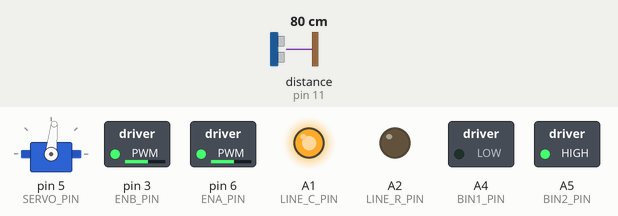
Recording of a sketch running on a simulated Arduino Uno, built with avr-gcc and run on an emulated ATmega328P. Shown: servo, switched loads named in the sketch (green lamp = pin HIGH), output pins drawn as LEDs (lit = HIGH). Dashed ring = blinking. Inputs (shaded band) come from the test bench; at power-on: distance to the obstacle (sensor on pin 11) 80 cm. The echo pulse lasts 58.3 µs per cm; random numbers use the default seed unless the sketch sets one.

Above: at 1.2 s.
1.3 s: distance to the obstacle (sensor on pin 11) set to 2 cm
At 1.82 s:
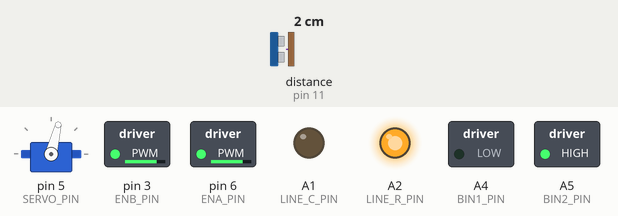
At 4.15 s:
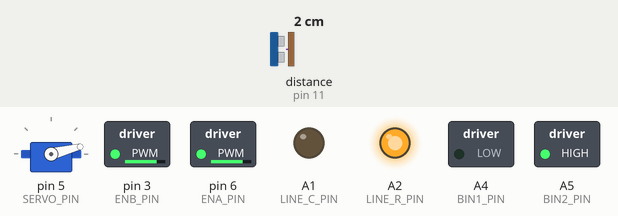
4.3 s: distance to the obstacle (sensor on pin 11) set to 120 cm
At 5.6 s:
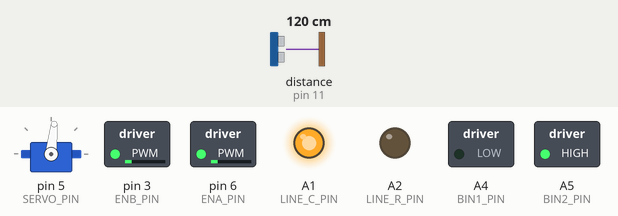
5.9 s: distance to the obstacle (sensor on pin 11) set to 4 cm
At 6.14 s:
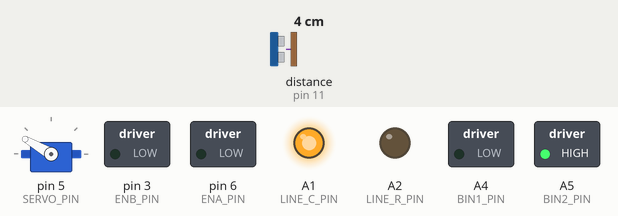
8.9 s: distance to the obstacle (sensor on pin 11) set to 9 cm
11.9 s: distance to the obstacle (sensor on pin 11) set to 18 cm
14.9 s: distance to the obstacle (sensor on pin 11) set to 60 cm
Timing chart, 0 to 18.9 s (numbered marks = the images above; inputs shaded):
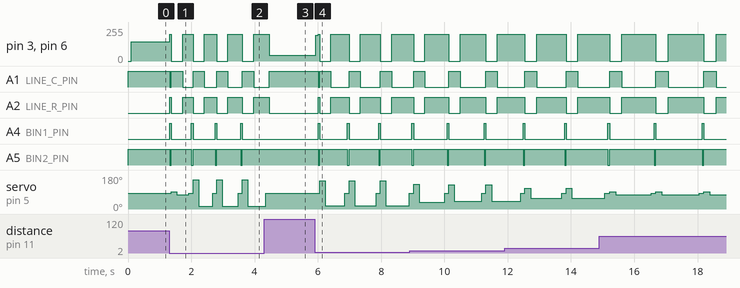

The sketch:

src.ino
```cpp
// (licence header left out)
//#include <IRremote.h>
#include <NewPing.h>
#include <Servo.h>

#include "Motor.h"

// Operation mode definitions
#define MODE_AUTO 0		// Autonomous driving mode
#define MODE_LINE 1		// Line following mode
#define MODE_REMOTE 2	// IR remote control mode

// Current mode of operation
int mode = MODE_AUTO;

// Macros for handling motor control
#define turnLeft(speed)		motorControl((speed), -(speed))
#define turnRight(speed)	motorControl(-(speed), (speed))
#define forward(speed)		motorControl((speed), (speed))
#define reverse(speed)		motorControl(-(speed), -(speed))
#define stop()				motorControl(0, 0)

// IR Remote control
const int IR_PIN = 0; // IR remote input pin

// Motor control pins
// Right
const int ENA_PIN = 6;	        // ENA
const int AIN1_PIN = A1;	// IN1
const int AIN2_PIN = A2;	// IN2

// Left
const int ENB_PIN = 3;	        // ENB
const int BIN1_PIN = A4;	// IN3
const int BIN2_PIN = A5;	// IN4

// Ultrasonic steering
const int SERVO_PIN = 5;	// Servo
const int TRIGGER_PIN = 12;	// Yellow -Arduino pin tied to trigger pin on ping sensor.
const int ECHO_PIN = 11;	// Orange - Arduino pin tied to echo pin on ping sensor.

// Line following
const int LINE_L_PIN = 0;	// Left - Red
const int LINE_C_PIN = 1;	// Center - White
const int LINE_R_PIN = 2;	// Right - Blue

// General configuration
const int MAX_SPEED = 200; // 0-255: Maximum wheel drive speed
const int MIN_SPEED = 100; // 0-255: Minimum wheel drive speed

// Autonomous mode configuration
const int BOT_WIDTH = 18;		// Width of the bot in centimeters
const int PING_SAMPLE_DELAY = 15;
const int PING_SAMPLE_COUNT = 5;

const int MAX_DISTANCE = 120;	// Maximum distance we want to ping for (in centimeters). Maximum sensor distance is rated at 400-500cm.
const int TURN_DISTANCE = PING_SAMPLE_DELAY * PING_SAMPLE_COUNT;	// How far away from an object (in centimeters) should we be before we start turning
const int FUZZ_DISTANCE = 30;	// How different (in microseconds) do the left and right ping times have to be to be considered different

const int SERVO_CENTER = 84;	// The servo angle that will be considered as center
const int MAX_SERVO_SWEEP = 70;	// The maximum angle the head will turn off the SERVO_CENTER

const int MAX_TURN_TIME = 800;	// Maximum time to turn for while avoiding obstacles
const int MIN_TURN_TIME = 200;	// Minimum time to turn for while avoiding obstacles

// Line mode configuration
boolean LINE_IS_LIGHT = false;	// false for dark lines/true for light lines
const int LINE_THRESHOLD = 511;	// The threshold for detecting a line
const int LINE_RAMP_TIME = 32;	// How quickly

// IR receiver init
//IRrecv ir(IR_PIN);
//decode_results ir_data;

// Ultrasonics init
Servo servo;        // servo objects
NewPing srf06(TRIGGER_PIN, ECHO_PIN, MAX_DISTANCE); // NewPing setup of pins and maximum distance.

// Motor init
Motor rmotor(ENA_PIN, AIN1_PIN, AIN2_PIN);
Motor lmotor(ENB_PIN, BIN2_PIN, BIN1_PIN);

void setup() {
	Serial.begin(9600);

	// Enable IR input
	//ir.enableIRIn();

	// Center the servo
	servo.attach(SERVO_PIN);
	servo.write(SERVO_CENTER); // set servo to center position
}

void loop() {
    switch(mode) {
        case MODE_AUTO: modeAutonomous(); break;
        case MODE_LINE: modeLineFollow(); break;
        case MODE_REMOTE: modeRemoteControl(); break;
        default:
			mode = MODE_AUTO;	// Invalid modes default to autonomous
			break;
    }

/*
    if(ir.decode(&ir_data)) {
        ir.resume();
    }
*/
}

// Autonomous mode variables
int turnRandom = 0;
unsigned long turnAttempts = 0;

void modeAutonomous() {
    int distance = sonarPing(PING_SAMPLE_COUNT);
    if(distance > 0) {
        int speed = map(distance, 0, MAX_DISTANCE, MIN_SPEED, MAX_SPEED);

        if(distance > TURN_DISTANCE * US_ROUNDTRIP_CM) {
            forward(speed);
        }
        else {
			// TODO: This should to be rewritten to be non-blocking
            reverse(MAX_SPEED);
            delay(50);
            stop();

            int theta = constrain((int)floor(180.0 * atan2((US_ROUNDTRIP_CM * BOT_WIDTH) >> 1, distance) / M_PI + 0.5), 0, MAX_SERVO_SWEEP);

            servo.write(SERVO_CENTER + theta);
            delay(100);
            int lDist = sonarPing(PING_SAMPLE_COUNT);

            servo.write(SERVO_CENTER - theta);
            delay(100);
            int rDist = sonarPing(PING_SAMPLE_COUNT);

            if(abs(lDist - rDist) < FUZZ_DISTANCE) {
                if(turnRandom == 0) {
                    turnRandom = ((random() & 1) << 1) - 1;
                }
                if(turnRandom < 0) {
                    turnLeft(MAX_SPEED);
                }
                else {
                    turnRight(MAX_SPEED);
                }
            }
            else if(lDist > rDist || lDist == 0) {
                turnLeft(MAX_SPEED);
            }
            else {
               turnRight(MAX_SPEED);
            }
            delay(map(turnAttempts, 0, 10, MIN_TURN_TIME, MAX_TURN_TIME));
            ++turnAttempts;

            servo.write(SERVO_CENTER);
        }
    }
    else {
        turnRandom = 0;
        turnAttempts = 0;
        forward(MAX_SPEED);
    }
}

// Line mode variables
int lineSpeed = 0;
int turnDirection = 0;
int lineLastState = 0;

void modeLineFollow() {
	int state = 0;

	// Determine current line state
	if(analogRead(LINE_L_PIN) > LINE_THRESHOLD) { state |= 0x1; }
	if(analogRead(LINE_C_PIN) > LINE_THRESHOLD) { state |= 0x2; }
	if(analogRead(LINE_R_PIN) > LINE_THRESHOLD) { state |= 0x4; }

	// Flip the state when looking for a light line on a dark background
	if(LINE_IS_LIGHT) {
		state = (~state) & 0x7;
	}

	// To tired to write proper description of what is going on here
	// MAGIC!
	switch(state) {
		case 0x0: {
				if(!turnDirection) {
					Serial.print(lineLastState);
					switch(lineLastState) {
						case 0x1:
						case 0x3:
							turnDirection = -1;
							turnLeft(MAX_SPEED);
							break;
						case 0x2:
							turnDirection = 2;
							reverse(MAX_SPEED);
							break;
						case 0x4:
						case 0x6:
							turnDirection = -1;
							turnRight(MAX_SPEED);
							break;
						default:
							if(turnDirection == 0) {
								turnDirection = (random() & 2) - 1;
								motorControl(turnDirection * MIN_SPEED, -turnDirection * MIN_SPEED);
							}
							break;
					}
				}
			} return;
		case 0x2:
		case 0x5:
		case 0x7:
			forward(map(lineSpeed, 0, LINE_RAMP_TIME, MIN_SPEED, MAX_SPEED));
			lineSpeed = min(++lineSpeed, LINE_RAMP_TIME);
			break;
		case 0x1:
		case 0x3:
			lineSpeed = 0;
			motorControl(MAX_SPEED, MIN_SPEED);
			break;
		case 0x4:
		case 0x6:
			lineSpeed = 0;
			motorControl(MIN_SPEED, MAX_SPEED);
			break;
		default: break;
	}
	if(state) {
		turnDirection = 0;
	}
	lineLastState = state;
}

void modeRemoteControl() {
	// TODO: Implement me!
}

void motorControl(int rSpeed, int lSpeed) {
	rmotor.speed(rSpeed);
	lmotor.speed(lSpeed);
}

int sonarPing(int samples) {
	unsigned long avg = 0;
	unsigned long zeros = 0;
	for(int n = 0; n < samples; ++n) {
		unsigned long t = srf06.ping();

		avg += t;
		if(t == 0) {
			++zeros;
		}

		delay(PING_SAMPLE_DELAY);
	}

	if(avg > 0) {
		return avg / (samples - zeros);
	}
	return 0;
}
```

Motor.cpp
```cpp
// (licence header left out)
#include "Motor.h"

// Macros for quickly setting and clearing digital pins
#define SET(port, mask) ((port) |= (mask))
#define CLR(port, mask) ((port) &= ~(mask))

Motor::Motor(int enable, int in1, int in2) {
	_enable = enable;

	// Make sure the the direction pins are both in output mode
	pinMode(in1, OUTPUT);
	pinMode(in2, OUTPUT);

	// Retrieve the pin bit masks
	_bit_in1 = digitalPinToBitMask(in1);
	_bit_in2 = digitalPinToBitMask(in2);

	// Retrieve the pin port numbers
	_port_in1 = digitalPinToPort(in1);
	_port_in2 = digitalPinToPort(in2);

	// Retrieve the port registers
	_reg_in1 = portOutputRegister(_port_in1);
	_reg_in2 = portOutputRegister(_port_in2);

	// Start with the motors stopped
	speed(0);
}

void Motor::speed(int speed) {
	// Contrain the motor speed to a reasonable range
	_speed = constrain(speed, -255, 255);
	analogWrite(_enable, abs(speed));

	// Set the direction pins appropriately
	if(_speed < 0) {
		CLR(*_reg_in1, _bit_in1);
		SET(*_reg_in2, _bit_in2);
	}
	else {
		CLR(*_reg_in2, _bit_in2);
		SET(*_reg_in1, _bit_in1);
	}
}

// Get the motors current speed
int Motor::speed(void) {
	return _speed;
}
```

Motor.h
```cpp
// (licence header left out)
#ifndef __MOTOR_H__
#define __MOTOR_H__

#if defined(ARDUINO) && ARDUINO >= 100
	#include <Arduino.h>
#else
	#include <WProgram.h>
	#include <pins_arduino.h>
#endif

#include <avr/io.h>

class Motor {
private:
	int _speed;

	int _enable;	// Enable pin
	uint8_t _bit_in1, _bit_in2;		// IN* bit masks
	uint8_t _port_in1, _port_in2;	// IN* ports
	volatile uint8_t *_reg_in1;		// IN1 register
	volatile uint8_t *_reg_in2;		// IN2 register

public:
	// Constructor
	Motor(int enable, int in1, int in2);

	void speed(int);	// Set motor speed
	int speed(void);	// Get motor speed
};

#endif
```

Measured:
- after the input at 1.3 s, pin 3 (ENB_PIN), pin 6 (ENA_PIN): 146/255 → 200/255 at once, then repeats every 0.69 s: 0/255 0.36 s, 200/255 0.33 s
- after the input at 5.9 s, pin 3 (ENB_PIN), pin 6 (ENA_PIN): 42/255 → 194/255 at once, then repeats every 0.98 s: 0/255 0.41 s, 200/255 0.57 s
